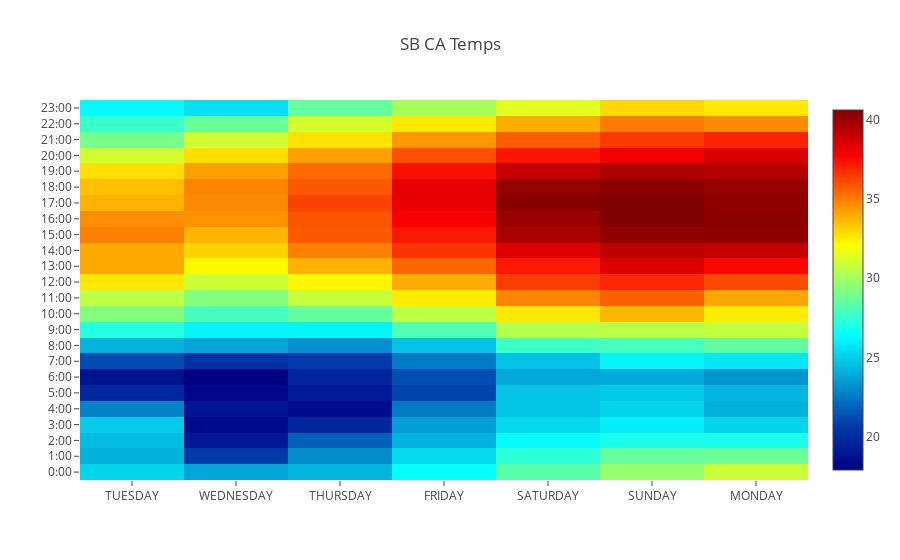

Notebook cell for this chart:
### Code cell
data = [go.Heatmap(x=df['DAY'],y=df['LST_TIME'],z=df['T_HR_AVG'].values.tolist(), colorscale='Jet')]
layout = go.Layout(title='SB CA Temps')
fig = go.Figure(data=data, layout=layout)
iplot(fig)

### Figure 1 — Plotly figure (JSON) as saved in the notebook; plotly's stock layout.template omitted (floating-point values rounded to 4 significant figures; data arrays with more than 128 entries replaced by an {"elided": "..."} marker saying what was removed)
{"data": [{"colorscale": "Jet", "type": "heatmap", "x": {"elided": "168 str values"}, "y": {"elided": "168 str values"}, "z": {"elided": "168 float values"}}], "layout": {"title": "SB CA Temps"}}
